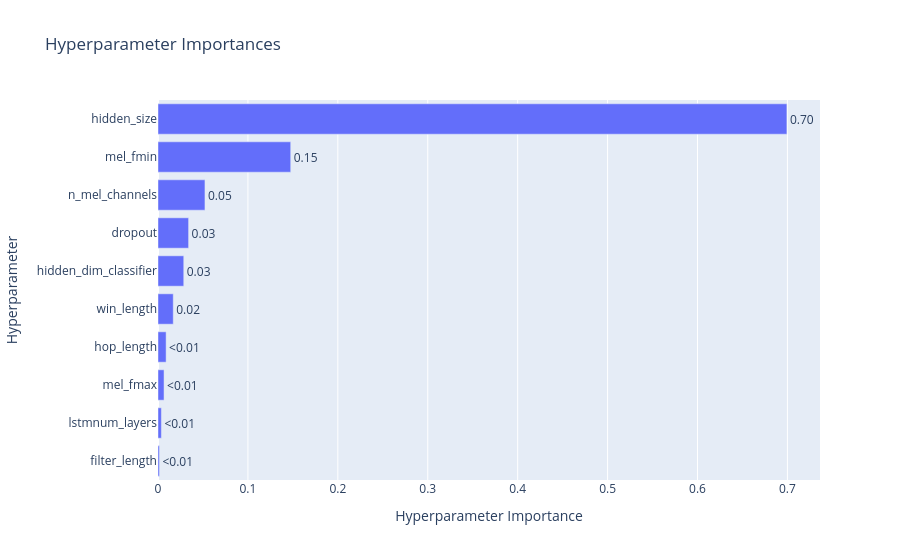

Source (notebook cell):
### Code cell
fig = optuna.visualization.plot_param_importances(study)
show(fig)

### Figure 1 — Plotly figure (JSON) as saved in the notebook; plotly's stock layout.template omitted (floating-point values rounded to 4 significant figures)
{"data": [{"cliponaxis": false, "hovertemplate": ["filter_length (CategoricalDistribution): 0.0016168657669444325<extra></extra>", "lstmnum_layers (IntDistribution): 0.0037607519494363708<extra></extra>", "mel_fmax (CategoricalDistribution): 0.006713412637323741<extra></extra>", "hop_length (CategoricalDistribution): 0.009023888216079363<extra></extra>", "win_length (CategoricalDistribution): 0.016956385619270816<extra></extra>", "hidden_dim_classifier (CategoricalDistribution): 0.028653983422451654<extra></extra>", "dropout (FloatDistribution): 0.03403062143262898<extra></extra>", "n_mel_channels (CategoricalDistribution): 0.05222553164897037<extra></extra>", "mel_fmin (CategoricalDistribution): 0.14759473804516773<extra></extra>", "hidden_size (CategoricalDistribution): 0.6994238212617266<extra></extra>"], "name": "Objective Value", "orientation": "h", "text": ["<0.01", "<0.01", "<0.01", "<0.01", "0.02", "0.03", "0.03", "0.05", "0.15", "0.70"], "textposition": "outside", "type": "bar", "x": [0.001617, 0.003761, 0.006713, 0.009024, 0.01696, 0.02865, 0.03403, 0.05223, 0.1476, 0.6994], "y": ["filter_length", "lstmnum_layers", "mel_fmax", "hop_length", "win_length", "hidden_dim_classifier", "dropout", "n_mel_channels", "mel_fmin", "hidden_size"]}], "layout": {"title": {"text": "Hyperparameter Importances"}, "xaxis": {"title": {"text": "Hyperparameter Importance"}}, "yaxis": {"title": {"text": "Hyperparameter"}}}}
